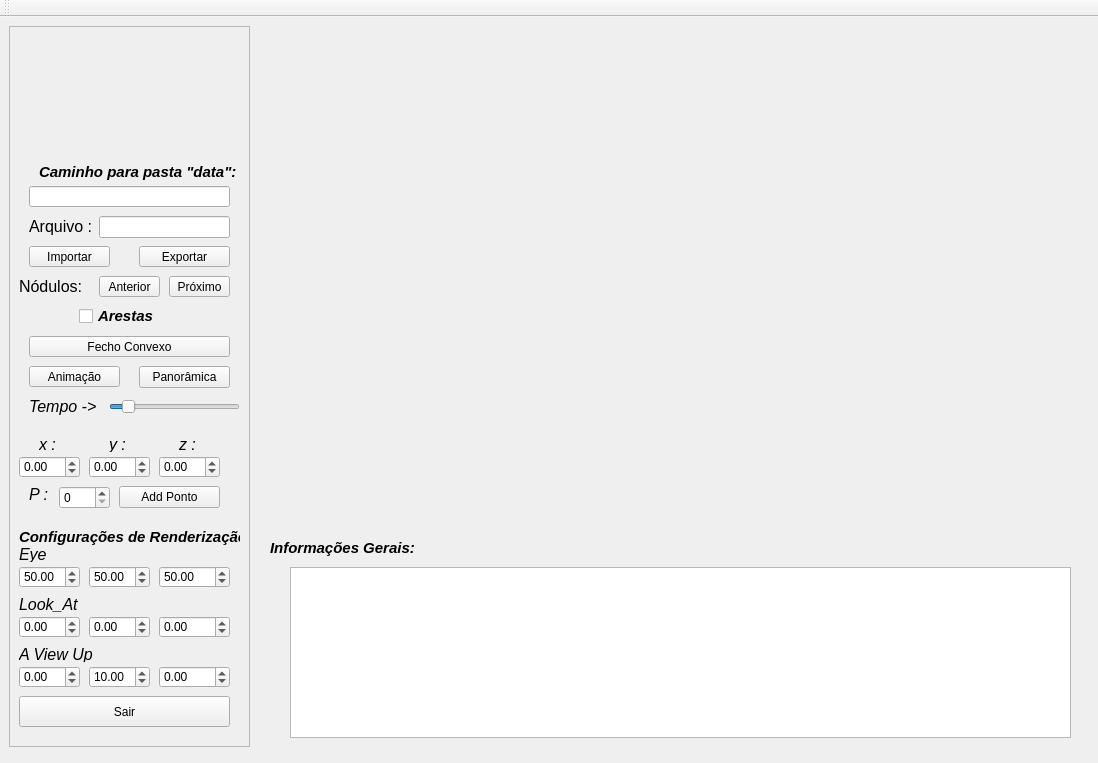
<?xml version="1.0" encoding="UTF-8"?>
<ui version="4.0">
 <class>MainWindow</class>
 <widget class="QMainWindow" name="MainWindow">
  <property name="geometry">
   <rect>
    <x>0</x>
    <y>0</y>
    <width>1098</width>
    <height>763</height>
   </rect>
  </property>
  <property name="minimumSize">
   <size>
    <width>800</width>
    <height>600</height>
   </size>
  </property>
  <property name="windowTitle">
   <string>Nódulos Pulmonares - Fecho convexo e renderização</string>
  </property>
  <widget class="QWidget" name="centralWidget">
   <widget class="QFrame" name="frame">
    <property name="geometry">
     <rect>
      <x>9</x>
      <y>9</y>
      <width>241</width>
      <height>721</height>
     </rect>
    </property>
    <property name="frameShape">
     <enum>QFrame::StyledPanel</enum>
    </property>
    <property name="frameShadow">
     <enum>QFrame::Raised</enum>
    </property>
    <widget class="QLabel" name="label_42">
     <property name="geometry">
      <rect>
       <x>10</x>
       <y>520</y>
       <width>41</width>
       <height>16</height>
      </rect>
     </property>
     <property name="font">
      <font>
       <family>Ubuntu</family>
       <pointsize>12</pointsize>
       <italic>true</italic>
      </font>
     </property>
     <property name="text">
      <string>Eye</string>
     </property>
    </widget>
    <widget class="QDoubleSpinBox" name="Eye_x_2">
     <property name="geometry">
      <rect>
       <x>10</x>
       <y>540</y>
       <width>61</width>
       <height>22</height>
      </rect>
     </property>
     <property name="minimum">
      <double>-9990.000000000000000</double>
     </property>
     <property name="maximum">
      <double>9999.989999999999782</double>
     </property>
     <property name="value">
      <double>50.000000000000000</double>
     </property>
    </widget>
    <widget class="QDoubleSpinBox" name="Eye_y_2">
     <property name="geometry">
      <rect>
       <x>80</x>
       <y>540</y>
       <width>61</width>
       <height>22</height>
      </rect>
     </property>
     <property name="minimum">
      <double>-9990.000000000000000</double>
     </property>
     <property name="maximum">
      <double>9999.989999999999782</double>
     </property>
     <property name="value">
      <double>50.000000000000000</double>
     </property>
    </widget>
    <widget class="QDoubleSpinBox" name="Eye_z_2">
     <property name="geometry">
      <rect>
       <x>150</x>
       <y>540</y>
       <width>71</width>
       <height>22</height>
      </rect>
     </property>
     <property name="minimum">
      <double>-9990.000000000000000</double>
     </property>
     <property name="maximum">
      <double>9999.989999999999782</double>
     </property>
     <property name="value">
      <double>50.000000000000000</double>
     </property>
    </widget>
    <widget class="QLabel" name="label_44">
     <property name="geometry">
      <rect>
       <x>10</x>
       <y>570</y>
       <width>71</width>
       <height>16</height>
      </rect>
     </property>
     <property name="font">
      <font>
       <family>Ubuntu</family>
       <pointsize>12</pointsize>
       <italic>true</italic>
      </font>
     </property>
     <property name="text">
      <string>Look_At</string>
     </property>
    </widget>
    <widget class="QDoubleSpinBox" name="La_x_2">
     <property name="geometry">
      <rect>
       <x>10</x>
       <y>590</y>
       <width>61</width>
       <height>22</height>
      </rect>
     </property>
     <property name="minimum">
      <double>-9990.000000000000000</double>
     </property>
     <property name="maximum">
      <double>9999.989999999999782</double>
     </property>
     <property name="value">
      <double>0.000000000000000</double>
     </property>
    </widget>
    <widget class="QDoubleSpinBox" name="La_y_2">
     <property name="geometry">
      <rect>
       <x>80</x>
       <y>590</y>
       <width>61</width>
       <height>22</height>
      </rect>
     </property>
     <property name="minimum">
      <double>-9990.000000000000000</double>
     </property>
     <property name="maximum">
      <double>99999.990000000005239</double>
     </property>
     <property name="value">
      <double>0.000000000000000</double>
     </property>
    </widget>
    <widget class="QDoubleSpinBox" name="La_z_2">
     <property name="geometry">
      <rect>
       <x>150</x>
       <y>590</y>
       <width>71</width>
       <height>22</height>
      </rect>
     </property>
     <property name="minimum">
      <double>-9990.000000000000000</double>
     </property>
     <property name="maximum">
      <double>9999.989999999999782</double>
     </property>
     <property name="singleStep">
      <double>1.000000000000000</double>
     </property>
     <property name="value">
      <double>0.000000000000000</double>
     </property>
    </widget>
    <widget class="QLabel" name="label_40">
     <property name="geometry">
      <rect>
       <x>10</x>
       <y>620</y>
       <width>91</width>
       <height>16</height>
      </rect>
     </property>
     <property name="font">
      <font>
       <family>Ubuntu</family>
       <pointsize>12</pointsize>
       <italic>true</italic>
      </font>
     </property>
     <property name="text">
      <string>A View Up</string>
     </property>
    </widget>
    <widget class="QDoubleSpinBox" name="Av_x_2">
     <property name="geometry">
      <rect>
       <x>10</x>
       <y>640</y>
       <width>61</width>
       <height>22</height>
      </rect>
     </property>
     <property name="minimum">
      <double>-9990.000000000000000</double>
     </property>
     <property name="maximum">
      <double>9999.989999999999782</double>
     </property>
     <property name="value">
      <double>0.000000000000000</double>
     </property>
    </widget>
    <widget class="QDoubleSpinBox" name="Av_y_2">
     <property name="geometry">
      <rect>
       <x>80</x>
       <y>640</y>
       <width>61</width>
       <height>22</height>
      </rect>
     </property>
     <property name="minimum">
      <double>-9990.000000000000000</double>
     </property>
     <property name="maximum">
      <double>9999.989999999999782</double>
     </property>
     <property name="value">
      <double>10.000000000000000</double>
     </property>
    </widget>
    <widget class="QDoubleSpinBox" name="Av_z_2">
     <property name="geometry">
      <rect>
       <x>150</x>
       <y>640</y>
       <width>71</width>
       <height>22</height>
      </rect>
     </property>
     <property name="minimum">
      <double>-9990.000000000000000</double>
     </property>
     <property name="maximum">
      <double>9999.989999999999782</double>
     </property>
     <property name="value">
      <double>0.000000000000000</double>
     </property>
    </widget>
    <widget class="QLineEdit" name="lineEdit">
     <property name="geometry">
      <rect>
       <x>90</x>
       <y>190</y>
       <width>131</width>
       <height>22</height>
      </rect>
     </property>
    </widget>
    <widget class="QLabel" name="label">
     <property name="geometry">
      <rect>
       <x>20</x>
       <y>180</y>
       <width>71</width>
       <height>41</height>
      </rect>
     </property>
     <property name="font">
      <font>
       <family>Ubuntu</family>
       <pointsize>12</pointsize>
       <weight>50</weight>
       <bold>false</bold>
      </font>
     </property>
     <property name="text">
      <string>Arquivo :</string>
     </property>
    </widget>
    <widget class="QPushButton" name="Exp">
     <property name="geometry">
      <rect>
       <x>130</x>
       <y>220</y>
       <width>91</width>
       <height>21</height>
      </rect>
     </property>
     <property name="text">
      <string>Exportar</string>
     </property>
    </widget>
    <widget class="QPushButton" name="Imp">
     <property name="geometry">
      <rect>
       <x>20</x>
       <y>220</y>
       <width>81</width>
       <height>21</height>
      </rect>
     </property>
     <property name="text">
      <string>Importar</string>
     </property>
    </widget>
    <widget class="QPushButton" name="FechoAnimado">
     <property name="geometry">
      <rect>
       <x>20</x>
       <y>340</y>
       <width>91</width>
       <height>21</height>
      </rect>
     </property>
     <property name="text">
      <string>Animação</string>
     </property>
    </widget>
    <widget class="QLabel" name="label_43">
     <property name="geometry">
      <rect>
       <x>10</x>
       <y>490</y>
       <width>221</width>
       <height>41</height>
      </rect>
     </property>
     <property name="font">
      <font>
       <family>Ubuntu</family>
       <pointsize>11</pointsize>
       <weight>75</weight>
       <italic>true</italic>
       <bold>true</bold>
      </font>
     </property>
     <property name="text">
      <string>Configurações de Renderização</string>
     </property>
    </widget>
    <widget class="QPushButton" name="pushButton">
     <property name="geometry">
      <rect>
       <x>10</x>
       <y>670</y>
       <width>211</width>
       <height>31</height>
      </rect>
     </property>
     <property name="text">
      <string>Sair</string>
     </property>
    </widget>
    <widget class="QPushButton" name="Fecho">
     <property name="geometry">
      <rect>
       <x>20</x>
       <y>310</y>
       <width>201</width>
       <height>21</height>
      </rect>
     </property>
     <property name="text">
      <string>Fecho Convexo</string>
     </property>
    </widget>
    <widget class="QSlider" name="Vel">
     <property name="geometry">
      <rect>
       <x>100</x>
       <y>370</y>
       <width>131</width>
       <height>21</height>
      </rect>
     </property>
     <property name="maximum">
      <number>500</number>
     </property>
     <property name="value">
      <number>50</number>
     </property>
     <property name="orientation">
      <enum>Qt::Horizontal</enum>
     </property>
    </widget>
    <widget class="QLabel" name="label_45">
     <property name="geometry">
      <rect>
       <x>20</x>
       <y>370</y>
       <width>71</width>
       <height>20</height>
      </rect>
     </property>
     <property name="font">
      <font>
       <family>Ubuntu</family>
       <pointsize>12</pointsize>
       <italic>true</italic>
      </font>
     </property>
     <property name="text">
      <string>Tempo -&gt; </string>
     </property>
    </widget>
    <widget class="QLabel" name="label_2">
     <property name="geometry">
      <rect>
       <x>30</x>
       <y>20</y>
       <width>171</width>
       <height>101</height>
      </rect>
     </property>
     <property name="text">
      <string/>
     </property>
     <property name="pixmap">
      <pixmap resource="crab.qrc">:/new/prefix1/CRAb.jpg</pixmap>
     </property>
     <property name="scaledContents">
      <bool>true</bool>
     </property>
    </widget>
    <widget class="QPushButton" name="panoramica">
     <property name="geometry">
      <rect>
       <x>130</x>
       <y>340</y>
       <width>91</width>
       <height>22</height>
      </rect>
     </property>
     <property name="text">
      <string>Panorâmica</string>
     </property>
    </widget>
    <widget class="QDoubleSpinBox" name="NX">
     <property name="geometry">
      <rect>
       <x>10</x>
       <y>430</y>
       <width>61</width>
       <height>22</height>
      </rect>
     </property>
     <property name="minimum">
      <double>-9990.000000000000000</double>
     </property>
     <property name="maximum">
      <double>9999.989999999999782</double>
     </property>
     <property name="value">
      <double>0.000000000000000</double>
     </property>
    </widget>
    <widget class="QDoubleSpinBox" name="NY">
     <property name="geometry">
      <rect>
       <x>80</x>
       <y>430</y>
       <width>61</width>
       <height>22</height>
      </rect>
     </property>
     <property name="minimum">
      <double>-9990.000000000000000</double>
     </property>
     <property name="maximum">
      <double>9999.989999999999782</double>
     </property>
     <property name="value">
      <double>0.000000000000000</double>
     </property>
    </widget>
    <widget class="QDoubleSpinBox" name="NZ">
     <property name="geometry">
      <rect>
       <x>150</x>
       <y>430</y>
       <width>61</width>
       <height>22</height>
      </rect>
     </property>
     <property name="minimum">
      <double>-9990.000000000000000</double>
     </property>
     <property name="maximum">
      <double>9999.989999999999782</double>
     </property>
     <property name="value">
      <double>0.000000000000000</double>
     </property>
    </widget>
    <widget class="QSpinBox" name="Part">
     <property name="geometry">
      <rect>
       <x>50</x>
       <y>460</y>
       <width>51</width>
       <height>23</height>
      </rect>
     </property>
    </widget>
    <widget class="QPushButton" name="add">
     <property name="geometry">
      <rect>
       <x>110</x>
       <y>460</y>
       <width>101</width>
       <height>22</height>
      </rect>
     </property>
     <property name="text">
      <string>Add Ponto</string>
     </property>
    </widget>
    <widget class="QLabel" name="label_50">
     <property name="geometry">
      <rect>
       <x>20</x>
       <y>460</y>
       <width>20</width>
       <height>16</height>
      </rect>
     </property>
     <property name="font">
      <font>
       <family>Ubuntu</family>
       <pointsize>12</pointsize>
       <italic>true</italic>
      </font>
     </property>
     <property name="text">
      <string>P :</string>
     </property>
    </widget>
    <widget class="QLabel" name="label_47">
     <property name="geometry">
      <rect>
       <x>30</x>
       <y>410</y>
       <width>16</width>
       <height>16</height>
      </rect>
     </property>
     <property name="font">
      <font>
       <family>Ubuntu</family>
       <pointsize>12</pointsize>
       <italic>true</italic>
      </font>
     </property>
     <property name="text">
      <string>x :</string>
     </property>
    </widget>
    <widget class="QLabel" name="label_48">
     <property name="geometry">
      <rect>
       <x>100</x>
       <y>410</y>
       <width>16</width>
       <height>16</height>
      </rect>
     </property>
     <property name="font">
      <font>
       <family>Ubuntu</family>
       <pointsize>12</pointsize>
       <italic>true</italic>
      </font>
     </property>
     <property name="text">
      <string>y :</string>
     </property>
    </widget>
    <widget class="QLabel" name="label_49">
     <property name="geometry">
      <rect>
       <x>170</x>
       <y>410</y>
       <width>16</width>
       <height>16</height>
      </rect>
     </property>
     <property name="font">
      <font>
       <family>Ubuntu</family>
       <pointsize>12</pointsize>
       <italic>true</italic>
      </font>
     </property>
     <property name="text">
      <string>z :</string>
     </property>
    </widget>
    <widget class="QLineEdit" name="pasta">
     <property name="geometry">
      <rect>
       <x>20</x>
       <y>160</y>
       <width>201</width>
       <height>21</height>
      </rect>
     </property>
    </widget>
    <widget class="QLabel" name="label_3">
     <property name="geometry">
      <rect>
       <x>30</x>
       <y>130</y>
       <width>201</width>
       <height>31</height>
      </rect>
     </property>
     <property name="font">
      <font>
       <family>Ubuntu</family>
       <pointsize>11</pointsize>
       <weight>75</weight>
       <italic>true</italic>
       <bold>true</bold>
      </font>
     </property>
     <property name="text">
      <string>Caminho para pasta &quot;data&quot;:</string>
     </property>
    </widget>
    <widget class="QPushButton" name="P">
     <property name="geometry">
      <rect>
       <x>160</x>
       <y>250</y>
       <width>61</width>
       <height>21</height>
      </rect>
     </property>
     <property name="text">
      <string>Próximo</string>
     </property>
    </widget>
    <widget class="QPushButton" name="Ant">
     <property name="geometry">
      <rect>
       <x>90</x>
       <y>250</y>
       <width>61</width>
       <height>21</height>
      </rect>
     </property>
     <property name="text">
      <string>Anterior</string>
     </property>
    </widget>
    <widget class="QLabel" name="label_4">
     <property name="geometry">
      <rect>
       <x>10</x>
       <y>240</y>
       <width>71</width>
       <height>41</height>
      </rect>
     </property>
     <property name="font">
      <font>
       <family>Ubuntu</family>
       <pointsize>12</pointsize>
       <weight>50</weight>
       <bold>false</bold>
      </font>
     </property>
     <property name="text">
      <string>Nódulos:</string>
     </property>
    </widget>
    <widget class="QCheckBox" name="Faces">
     <property name="geometry">
      <rect>
       <x>70</x>
       <y>280</y>
       <width>81</width>
       <height>20</height>
      </rect>
     </property>
     <property name="font">
      <font>
       <family>Ubuntu</family>
       <pointsize>11</pointsize>
       <weight>75</weight>
       <italic>true</italic>
       <bold>true</bold>
      </font>
     </property>
     <property name="text">
      <string>Arestas</string>
     </property>
    </widget>
   </widget>
   <widget class="GLWidget" name="GLwidget" native="true">
    <property name="geometry">
     <rect>
      <x>440</x>
      <y>30</y>
      <width>631</width>
      <height>481</height>
     </rect>
    </property>
    <property name="sizePolicy">
     <sizepolicy hsizetype="Expanding" vsizetype="Expanding">
      <horstretch>0</horstretch>
      <verstretch>0</verstretch>
     </sizepolicy>
    </property>
   </widget>
   <widget class="QLabel" name="label_46">
    <property name="geometry">
     <rect>
      <x>270</x>
      <y>510</y>
      <width>161</width>
      <height>41</height>
     </rect>
    </property>
    <property name="font">
     <font>
      <family>Ubuntu</family>
      <pointsize>11</pointsize>
      <weight>75</weight>
      <italic>true</italic>
      <bold>true</bold>
     </font>
    </property>
    <property name="text">
     <string>Informações Gerais:</string>
    </property>
    <property name="scaledContents">
     <bool>false</bool>
    </property>
   </widget>
   <widget class="QTextBrowser" name="Inf">
    <property name="geometry">
     <rect>
      <x>290</x>
      <y>550</y>
      <width>781</width>
      <height>171</height>
     </rect>
    </property>
   </widget>
  </widget>
  <widget class="QToolBar" name="mainToolBar">
   <attribute name="toolBarArea">
    <enum>TopToolBarArea</enum>
   </attribute>
   <attribute name="toolBarBreak">
    <bool>false</bool>
   </attribute>
  </widget>
 </widget>
 <layoutdefault spacing="6" margin="11"/>
 <customwidgets>
  <customwidget>
   <class>GLWidget</class>
   <extends>QWidget</extends>
   <header location="global">glwidget.h</header>
   <container>1</container>
   <slots>
    <slot>do_save()</slot>
    <slot>do_load()</slot>
   </slots>
  </customwidget>
 </customwidgets>
 <resources>
  <include location="crab.qrc"/>
 </resources>
 <connections>
  <connection>
   <sender>pushButton</sender>
   <signal>released()</signal>
   <receiver>MainWindow</receiver>
   <slot>close()</slot>
   <hints>
    <hint type="sourcelabel">
     <x>86</x>
     <y>57</y>
    </hint>
    <hint type="destinationlabel">
     <x>49</x>
     <y>327</y>
    </hint>
   </hints>
  </connection>
 </connections>
</ui>
